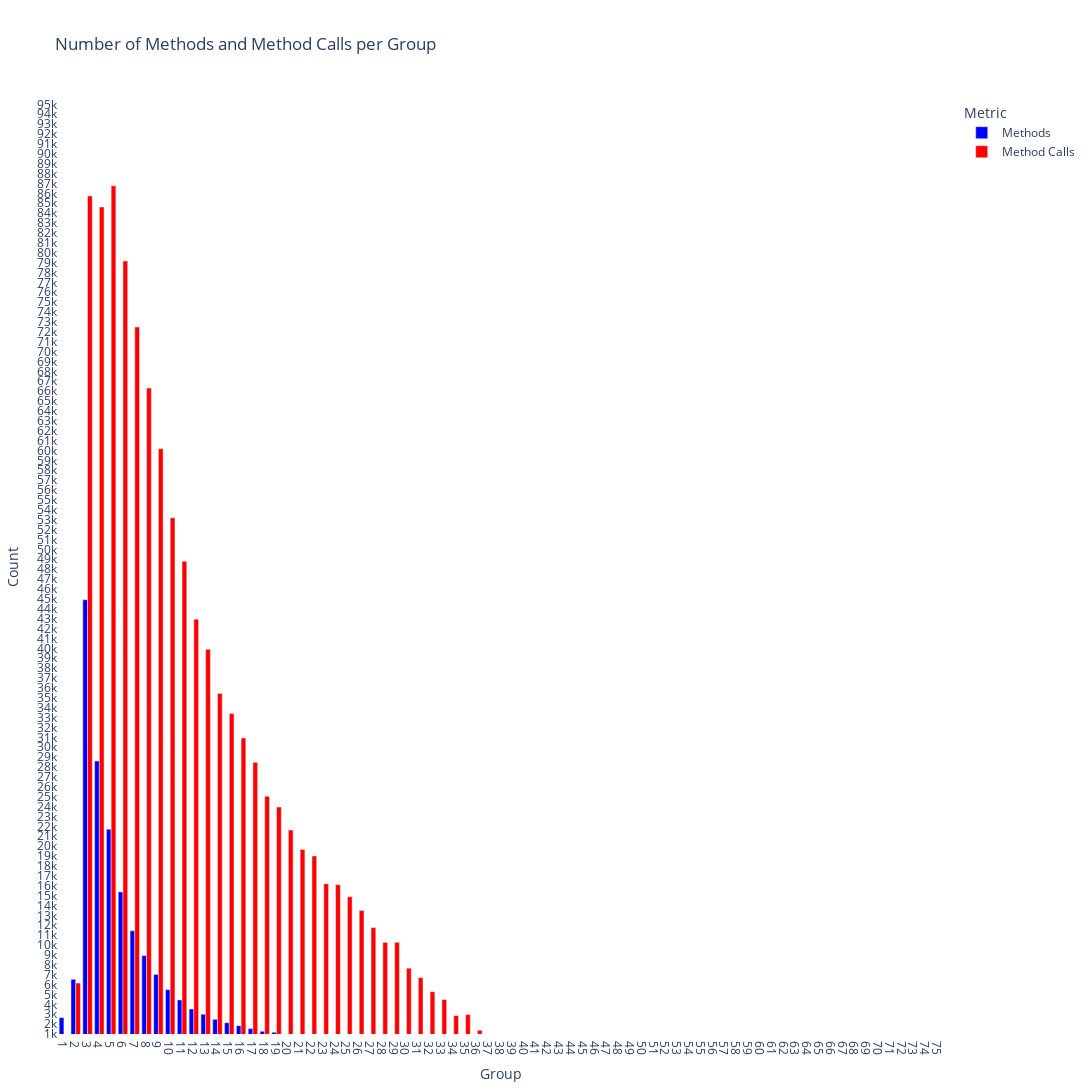

The cell this chart's notebook holds for it:
### Code cell
import plotly.graph_objects as go
import pandas as pd

# Assuming 'df' is your DataFrame with appropriate data loaded

# Create interactive Plotly graph
fig = go.Figure()

# Add bars for # Methods and # Method Calls
fig.add_trace(go.Bar(
    x=df['Group'],
    y=df['# Methods'],
    name='Methods',
    marker_color='blue'
))

fig.add_trace(go.Bar(
    x=df['Group'],
    y=df['# Method Calls'],
    name='Method Calls',
    marker_color='red'
))

# Update layout for a cleaner look
fig.update_layout(
    title='Number of Methods and Method Calls per Group',
    xaxis_title='Group',
    yaxis_title='Count',
    barmode='group',
    legend_title='Metric',
    plot_bgcolor='white',
    autosize=False,
    width=2500,  # Adjusted for full visibility of labels
    height=3000,
    margin=dict(l=50, r=50, t=100, b=50)
)

# Set y-axis to start from 1000 and increment by 1000
fig.update_yaxes(range=[1000, df[['# Methods', '# Method Calls']].max().max() * 1.1],
                 tickmode='linear', tick0=1000, dtick=1000)

# Ensure all x-axis labels are shown and are readable
fig.update_xaxes(tickmode='array', tickvals=df['Group'], ticktext=df['Group'])

# CSS to enable scrolling in the Plotly HTML output
scroll_html = """
<div style="overflow-x: auto; -webkit-overflow-scrolling: touch;">
    <div style="width: 2500px;">{}</div>
</div>
"""

# Uncomment below line if you are not using a Jupyter notebook and want to open in a browser
fig.show()

### Figure 1 — Plotly figure (JSON) as saved in the notebook; plotly's stock layout.template omitted (floating-point values rounded to 4 significant figures)
{"data": [{"marker": {"color": "blue"}, "name": "Methods", "type": "bar", "x": [1, 2, 3, 4, 5, 6, 7, 8, 9, 10, 11, 12, 13, 14, 15, 16, 17, 18, 19, 20, 21, 22, 23, 24, 25, 26, 27, 28, 29, 30, 31, 32, 33, 34, 35, 36, 37, 38, 39, 40, 41, 42, 43, 44, 45, 46, 47, 48, 49, 50, 51, 52, 53, 54, 55, 56, 57, 58, 59, 60, 61, 62, 63, 64, 65, 66, 67, 68, 69, 70, 71, 72, 73, 74, 75], "y": [2653, 6533, 44907, 28599, 21709, 15366, 11440, 8929, 7022, 5488, 4444, 3531, 3001, 2484, 2139, 1840, 1549, 1274, 1175, 1003, 858, 796, 651, 615, 537, 460, 393, 333, 335, 233, 197, 156, 123, 87, 76, 41, 27, 19, 7, 6, 4, 3, 1, 1, 0, 0, 0, 1, 0, 2, 0, 1, 1, 1, 0, 0, 1, 3, 1, 0, 0, 1, 0, 0, 0, 0, 0, 0, 0, 0, 0, 1, 1, 1, 1]}, {"marker": {"color": "red"}, "name": "Method Calls", "type": "bar", "x": [1, 2, 3, 4, 5, 6, 7, 8, 9, 10, 11, 12, 13, 14, 15, 16, 17, 18, 19, 20, 21, 22, 23, 24, 25, 26, 27, 28, 29, 30, 31, 32, 33, 34, 35, 36, 37, 38, 39, 40, 41, 42, 43, 44, 45, 46, 47, 48, 49, 50, 51, 52, 53, 54, 55, 56, 57, 58, 59, 60, 61, 62, 63, 64, 65, 66, 67, 68, 69, 70, 71, 72, 73, 74, 75], "y": [4, 6152, 85740, 84618, 86764, 79156, 72484, 66314, 60189, 53196, 48805, 42942, 39891, 35423, 33398, 30928, 28470, 25030, 23946, 21625, 19663, 18998, 16188, 16096, 14871, 13478, 11754, 10264, 10275, 7657, 6702, 5277, 4480, 2861, 2961, 1382, 770, 476, 174, 74, 114, 49, 35, 29, 0, 0, 0, 31, 0, 2, 0, 61, 42, 60, 0, 0, 57, 242, 59, 0, 0, 52, 0, 0, 0, 0, 0, 0, 0, 0, 0, 48, 100, 144, 191]}], "layout": {"autosize": false, "barmode": "group", "height": 3000, "legend": {"title": {"text": "Metric"}}, "margin": {"b": 50, "l": 50, "r": 50, "t": 100}, "plot_bgcolor": "white", "title": {"text": "Number of Methods and Method Calls per Group"}, "width": 2500, "xaxis": {"tickmode": "array", "ticktext": [1, 2, 3, 4, 5, 6, 7, 8, 9, 10, 11, 12, 13, 14, 15, 16, 17, 18, 19, 20, 21, 22, 23, 24, 25, 26, 27, 28, 29, 30, 31, 32, 33, 34, 35, 36, 37, 38, 39, 40, 41, 42, 43, 44, 45, 46, 47, 48, 49, 50, 51, 52, 53, 54, 55, 56, 57, 58, 59, 60, 61, 62, 63, 64, 65, 66, 67, 68, 69, 70, 71, 72, 73, 74, 75], "tickvals": [1, 2, 3, 4, 5, 6, 7, 8, 9, 10, 11, 12, 13, 14, 15, 16, 17, 18, 19, 20, 21, 22, 23, 24, 25, 26, 27, 28, 29, 30, 31, 32, 33, 34, 35, 36, 37, 38, 39, 40, 41, 42, 43, 44, 45, 46, 47, 48, 49, 50, 51, 52, 53, 54, 55, 56, 57, 58, 59, 60, 61, 62, 63, 64, 65, 66, 67, 68, 69, 70, 71, 72, 73, 74, 75], "title": {"text": "Group"}}, "yaxis": {"dtick": 1000, "range": [1000, 95440.0], "tick0": 1000, "tickmode": "linear", "title": {"text": "Count"}}}}
